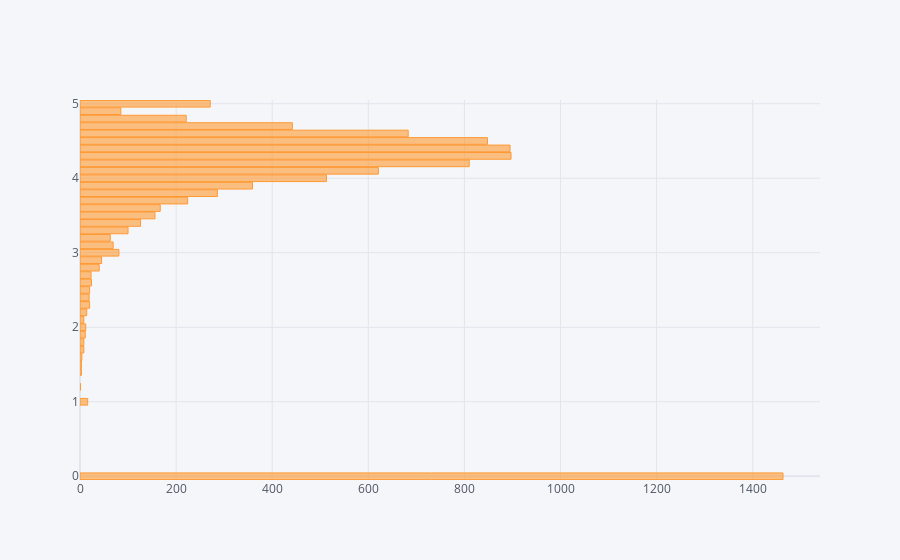

The notebook cell saved with this chart:
### Code cell
df3.iplot(kind='barh',barmode='stack',bargap=.1)

### Figure 1 — Plotly figure (JSON) as saved in the notebook; plotly's stock layout.template omitted (floating-point values rounded to 4 significant figures)
{"data": [{"marker": {"color": "rgba(255, 153, 51, 0.6)", "line": {"color": "rgba(255, 153, 51, 1.0)", "width": 1}}, "name": "Rating", "orientation": "h", "text": "", "type": "bar", "x": [1463, 897, 895, 848, 810, 683, 621, 513, 442, 359, 286, 271, 224, 221, 167, 156, 126, 100, 85, 81, 69, 63, 45, 40, 24, 23, 20, 20, 19, 16, 14, 12, 11, 8, 8, 8, 4, 3, 3, 1], "y": [0, 4.3, 4.4, 4.5, 4.2, 4.6, 4.1, 4, 4.7, 3.9, 3.8, 5, 3.7, 4.8, 3.6, 3.5, 3.4, 3.3, 4.9, 3, 3.1, 3.2, 2.9, 2.8, 2.6, 2.7, 2.3, 2.5, 2.4, 1, 2.2, 2, 1.9, 1.7, 1.8, 2.1, 1.6, 1.5, 1.4, 1.2]}], "layout": {"bargap": 0.1, "barmode": "stack", "legend": {"bgcolor": "#F5F6F9", "font": {"color": "#4D5663"}, "traceorder": "normal"}, "paper_bgcolor": "#F5F6F9", "plot_bgcolor": "#F5F6F9", "title": {"font": {"color": "#4D5663"}}, "xaxis": {"gridcolor": "#E1E5ED", "showgrid": true, "tickfont": {"color": "#4D5663"}, "title": {"font": {"color": "#4D5663"}, "text": ""}, "zerolinecolor": "#E1E5ED"}, "yaxis": {"gridcolor": "#E1E5ED", "showgrid": true, "tickfont": {"color": "#4D5663"}, "title": {"font": {"color": "#4D5663"}, "text": ""}, "zerolinecolor": "#E1E5ED"}}}
